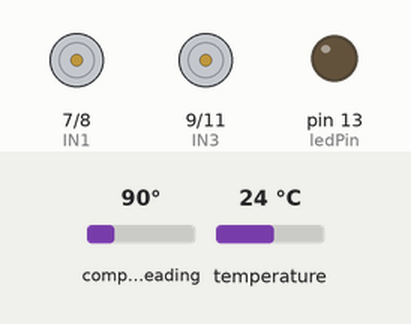
Recording of a sketch running on a simulated Arduino Uno, built with avr-gcc and run on an emulated ATmega328P. Shown: motor-driver pin pairs drawn as motors (green arrow = first pin HIGH = forward, orange = second pin HIGH = backward, longer = more drive, scaled by the enable pin), output pins drawn as LEDs (lit = HIGH). The inputs (shaded band) are chosen by the test bench; at power-on: compass heading 90°, temperature 24 °C. What the sketch prints to the serial monitor is not drawn.

Above: at 1.1 s.
At 57.2 s:
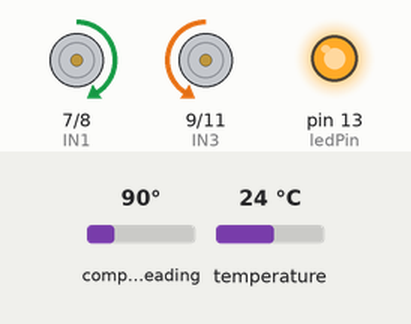
At 118.7 s:
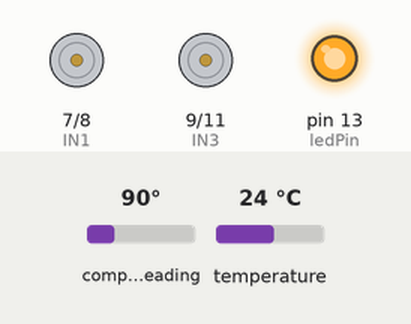
Timing chart, 0 to 120.2 s (numbered marks = the images above):
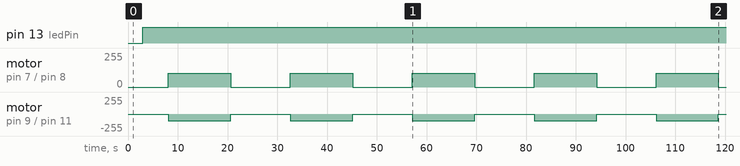

Measured:
- by itself, pin 13 (ledPin): LOW → HIGH at 3.0 s
- by itself, motor on pin 7 (IN1) / pin 8 (IN2): alternates forward 104/255 for 12.5 s and stopped for 12.0 s
- by itself, motor on pin 9 (IN3) / pin 11 (IN4): alternates backward 104/255 for 12.5 s and stopped for 12.0 s

The sketch:

car_imu.ino
```cpp
/*
 * Version 0.1
 * Version 0.2 Added yaw measurement to forward function. Removed bluetooth options until ready.
 * yaw from quaternions is influenced by magnetometers. When motors are turned on yaw angle gets all wierd.
 * Need to use gyros only instead.
 *
 */

/*
 * Libraries needed for
 */

// Setup for IMU
#include <Wire.h>
#include <Adafruit_Sensor.h>
#include <Adafruit_BNO055.h>
#include <utility/imumaths.h>
#include <math.h>

//ultrasonic declarations
#define frontTriggerPin 2
#define frontEchoPin 4
#define maxDistance 400
#define iterations 5

//Motor Control declaration
#define ENA 5
#define ENB 6
#define IN1 7
#define IN2 8
#define IN3 9
#define IN4 11

// Initialize IMU
#define BNO055_SAMPLERATE_DELAY_MS (100)
Adafruit_BNO055 myIMU = Adafruit_BNO055();

//quaternion initialization
float q0;
float q1;
float q2;
float q3;

float rollActual;
float pitchActual;
float yawActual;
float yawTarget;


int ledPin = 13; //used to check calibration of IMU. LEd will light when system and accel calibration is good.

float d=1;
int degRot, left, right, wv, rv;
float v;
unsigned long millisOld, timerStart, calTimerStart;
float frontDuration, frontObsDistance;
char cmd;
unsigned long calTime = 90000; // miliseconds for calibration. 2 minutes should be enough to get a good calibration.
bool calibrated = 0;


void setup() {
  // put your setup code here, to run once:
Serial.begin(9600);
Serial.println("before begin");
myIMU.begin();
Serial.println("IMU has started");
delay(1000);
int8_t temp = myIMU.getTemp();
millisOld = millis();

pinMode(ENA,OUTPUT);
pinMode(ENB,OUTPUT);
pinMode(IN1,OUTPUT);
pinMode(IN2,OUTPUT);
pinMode(IN3,OUTPUT);
pinMode(IN4,OUTPUT);
digitalWrite(ENA,HIGH);
digitalWrite(ENB,HIGH);
pinMode(ledPin, OUTPUT);
digitalWrite(ledPin, LOW);
}

void loop() {
  v = 0.8;
  wv = (v + 0.07213) / 0.00836129;
  left = wv;
  right = wv;
  setSpeed(left, right);
  uint8_t system, gyro, accel, mg = 0;

  // Calibration Loop Run for 1 minute before moving on.
  delay(2000);
  calTimerStart = millis();
  while(!calibrated){
    myIMU.getCalibration(&system, &gyro, &accel, &mg);
    imu::Quaternion quat=myIMU.getQuat();

    q0=quat.w();
    q1=quat.x();
    q2=quat.y();
    q3=quat.z();

    rollActual=atan2(2*(q0*q1+q2*q3),1-2*(q1*q1+q2*q2));
    pitchActual=asin(2*(q0*q2-q3*q1));
    yawActual = atan2(2.0*(q3* q0 + q1 * q2) , - 1.0 + 2.0 * (q0 * q0 + q1 * q1));


    rollActual=rollActual/(2*3.141592654)*360;
    pitchActual=pitchActual/(2*3.141592654)*360;
    yawActual = yawActual / (2*3.141592654) * 360;

    // convert yaw angles from -180 to 180 to 0-360
    if(yawActual < 0){
      yawActual = 360 + yawActual;
    }

    Serial.print(millis() - calTimerStart);
    Serial.print(", ");
    Serial.print(yawActual);
    Serial.print(", ");
    Serial.print(accel);
    Serial.print(", ");
    Serial.print(gyro);
    Serial.print(", ");
    Serial.print(mg);
    Serial.print(", ");
    Serial.println(system);


    if(gyro == 3 && accel == 3 && mg == 3){
      digitalWrite(ledPin, HIGH);
      calibrated = 1;
      Serial.println("Calibration Complete");

    }
    if(gyro != 3 || accel != 3 || mg != 3){
      digitalWrite(ledPin, LOW);
      calibrated = 0;
    }

    delay(BNO055_SAMPLERATE_DELAY_MS);
  }


delay(5000);
forward(10, v, yawActual);
delay(5000);


} // ENDING BRACE for loop()


// Begin Function Declarations
void setSpeed(int leftVal,int rightVal){
  analogWrite(ENA,leftVal);
  analogWrite(ENB,rightVal);
}


void forward(float d, float v, float yawTarget){
  float t, yawError;
  t=d/v*1000; // time to run motors in miliseconds to achieve desired distance.
  millisOld = millis();

  // while in forward loop we need to get the IMU data each loop.
  imu::Quaternion quat=myIMU.getQuat();
  q0=quat.w();
  q1=quat.x();
  q2=quat.y();
  q3=quat.z();
  rollActual=atan2(2*(q0*q1+q2*q3),1-2*(q1*q1+q2*q2));
  pitchActual=asin(2*(q0*q2-q3*q1));
  yawActual = atan2(2.0*(q3* q0 + q1 * q2) , - 1.0 + 2.0 * (q0 * q0 + q1 * q1));

  if(yawActual < 0){
    yawActual = 360 + yawActual;
  }


  timerStart = millis();
  digitalWrite(IN1,HIGH);
  digitalWrite(IN2,LOW);
  digitalWrite(IN3,LOW);
  digitalWrite(IN4,HIGH);
  while((millis() - timerStart) < t){
    // Get IMU data while going forward.
    imu::Quaternion quat=myIMU.getQuat();
    q0=quat.w();
    q1=quat.x();
    q2=quat.y();
    q3=quat.z();
    rollActual=atan2(2*(q0*q1+q2*q3),1-2*(q1*q1+q2*q2));
    pitchActual=asin(2*(q0*q2-q3*q1));
    yawActual = atan2(2.0*(q3* q0 + q1 * q2) , - 1.0 + 2.0 * (q0 * q0 + q1 * q1));
    if(yawActual < 0){
      yawActual = 360 + yawActual;
    }
    yawError = yawTarget - yawActual;
    Serial.print(yawActual);
    Serial.print(", ");
    Serial.print(yawTarget);
    Serial.print(", ");
    Serial.println(yawError);


}

  stopCar();
}


void backward(float d, float v){
float t;
digitalWrite(IN1,LOW);
digitalWrite(IN2,HIGH);
digitalWrite(IN3,HIGH);
digitalWrite(IN4,LOW);
t=d/v*1000;
delay(t);
stopCar();
}


void turnRight(float deg, int wv){
  float t;
//Set speed to 125 for turning.
setSpeed(125, 125);

digitalWrite(IN1,HIGH);
digitalWrite(IN2,LOW);
digitalWrite(IN3,HIGH);
digitalWrite(IN4,LOW);
t= (deg + 0.9) / 100.119 * 1000;
delay(t);
stopCar();

//reset speed
setSpeed(wv, wv);
}


void turnLeft(float deg, int wv){
  float t;
//set speed to 125 for turning.
setSpeed(125, 125);

digitalWrite(IN1,LOW);
digitalWrite(IN2,HIGH);
digitalWrite(IN3,LOW);
digitalWrite(IN4,HIGH);
t= (deg + 0.9) / 100.119 * 1000;
delay(t);
stopCar();
setSpeed(wv, wv);
}


void stopCar(){
digitalWrite(IN1,LOW);
digitalWrite(IN2,LOW);
digitalWrite(IN3,LOW);
digitalWrite(IN4,LOW);
}

void calF(){
digitalWrite(IN1,HIGH);
digitalWrite(IN2,LOW);
digitalWrite(IN3,LOW);
digitalWrite(IN4,HIGH);
delay(5000);
stopCar();
}
void calB(){
digitalWrite(IN1,LOW);
digitalWrite(IN2,HIGH);
digitalWrite(IN3,HIGH);
digitalWrite(IN4,LOW);
delay(5000);
stopCar();
}
void calR(int wv){
stopCar();
//set turning speed. Use low power to avoid skidding on power up and down.
setSpeed(150, 150);

digitalWrite(IN1,HIGH);
digitalWrite(IN2,LOW);
digitalWrite(IN3,HIGH);
digitalWrite(IN4,LOW);
delay(2000);
stopCar();

//reset motor speed to wv after turn.
setSpeed(wv, wv);
}
void calL(){
digitalWrite(IN1,LOW);
digitalWrite(IN2,HIGH);
digitalWrite(IN3,LOW);
digitalWrite(IN4,HIGH);
delay(5000);
stopCar();
}
```
